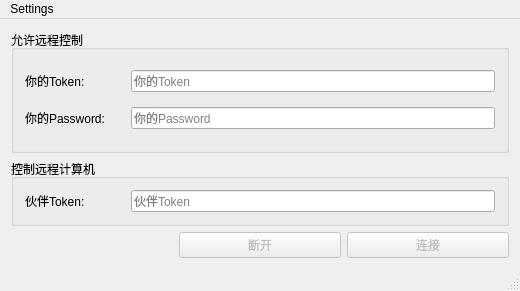
<?xml version="1.0" encoding="UTF-8"?>
<ui version="4.0">
 <class>RDCMainWindow</class>
 <widget class="QMainWindow" name="RDCMainWindow">
  <property name="geometry">
   <rect>
    <x>0</x>
    <y>0</y>
    <width>520</width>
    <height>291</height>
   </rect>
  </property>
  <property name="windowTitle">
   <string>远程控制客户端</string>
  </property>
  <widget class="QWidget" name="centralWidget">
   <layout class="QGridLayout" name="gridLayout">
    <item row="2" column="1">
     <widget class="QPushButton" name="doDisconnectionButton">
      <property name="enabled">
       <bool>false</bool>
      </property>
      <property name="text">
       <string>断开</string>
      </property>
     </widget>
    </item>
    <item row="2" column="2">
     <widget class="QPushButton" name="doConnectionButton">
      <property name="enabled">
       <bool>false</bool>
      </property>
      <property name="text">
       <string>连接</string>
      </property>
     </widget>
    </item>
    <item row="0" column="0" colspan="3">
     <widget class="QGroupBox" name="groupBox">
      <property name="minimumSize">
       <size>
        <width>0</width>
        <height>120</height>
       </size>
      </property>
      <property name="title">
       <string>允许远程控制</string>
      </property>
      <layout class="QGridLayout" name="gridLayout_2">
       <item row="0" column="0">
        <widget class="QLabel" name="label">
         <property name="text">
          <string>你的Token:</string>
         </property>
        </widget>
       </item>
       <item row="0" column="1">
        <widget class="QLineEdit" name="yourTokenLineEdit">
         <property name="readOnly">
          <bool>true</bool>
         </property>
         <property name="placeholderText">
          <string>你的Token</string>
         </property>
        </widget>
       </item>
       <item row="1" column="0">
        <widget class="QLabel" name="label_2">
         <property name="minimumSize">
          <size>
           <width>100</width>
           <height>0</height>
          </size>
         </property>
         <property name="text">
          <string>你的Password:</string>
         </property>
        </widget>
       </item>
       <item row="1" column="1">
        <widget class="QLineEdit" name="yourPassLineEdit">
         <property name="readOnly">
          <bool>true</bool>
         </property>
         <property name="placeholderText">
          <string>你的Password</string>
         </property>
        </widget>
       </item>
      </layout>
     </widget>
    </item>
    <item row="1" column="0" colspan="3">
     <widget class="QGroupBox" name="groupBox_2">
      <property name="maximumSize">
       <size>
        <width>16777215</width>
        <height>67</height>
       </size>
      </property>
      <property name="title">
       <string>控制远程计算机</string>
      </property>
      <layout class="QGridLayout" name="gridLayout_3">
       <item row="0" column="0">
        <widget class="QLabel" name="label_3">
         <property name="minimumSize">
          <size>
           <width>100</width>
           <height>0</height>
          </size>
         </property>
         <property name="maximumSize">
          <size>
           <width>16777215</width>
           <height>24</height>
          </size>
         </property>
         <property name="text">
          <string>伙伴Token:</string>
         </property>
        </widget>
       </item>
       <item row="0" column="1">
        <widget class="QLineEdit" name="otherTokenLineEdit">
         <property name="placeholderText">
          <string>伙伴Token</string>
         </property>
        </widget>
       </item>
      </layout>
     </widget>
    </item>
   </layout>
  </widget>
  <widget class="QMenuBar" name="menuBar">
   <property name="geometry">
    <rect>
     <x>0</x>
     <y>0</y>
     <width>520</width>
     <height>25</height>
    </rect>
   </property>
   <widget class="QMenu" name="menuSettings">
    <property name="title">
     <string>Settings</string>
    </property>
    <addaction name="actionPreferences"/>
   </widget>
   <addaction name="menuSettings"/>
  </widget>
  <widget class="QStatusBar" name="statusBar"/>
  <action name="actionPreferences">
   <property name="text">
    <string>Preferences</string>
   </property>
   <property name="menuRole">
    <enum>QAction::PreferencesRole</enum>
   </property>
  </action>
 </widget>
 <layoutdefault spacing="6" margin="11"/>
 <resources/>
 <connections/>
</ui>
